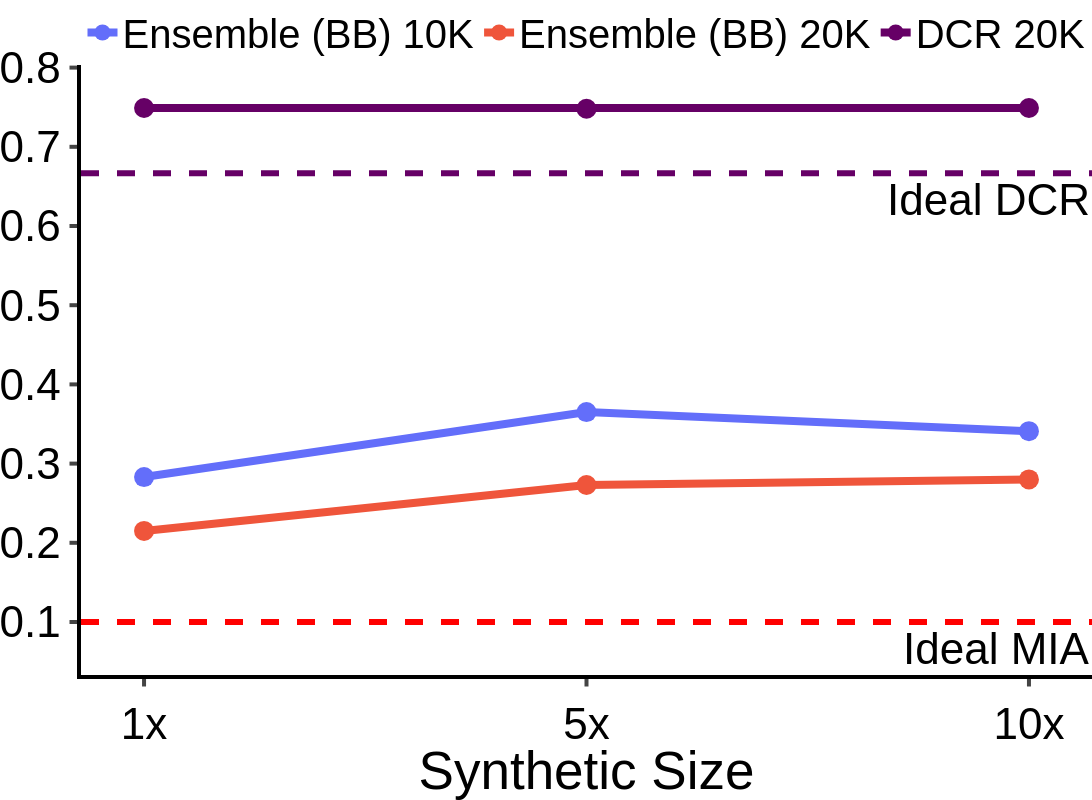

The cell this chart's notebook holds for it:
### Code cell
df = {"Synthetic Size": synthetic_size, "Ensemble (BB) 10K": bb_10k, "Ensemble (BB) 20K": bb_20k, "DCR 20K": dcr_20k}

fig = px.line(
    data_frame=df,
    x="Synthetic Size",
    y=["Ensemble (BB) 10K", "Ensemble (BB) 20K", "DCR 20K"],
    markers=True,
)
fig.data[2].line.color = "#660066"
fig.add_hline(y=0.1, line_dash="dash", line_color="red", annotation_text="Ideal MIA", annotation_position="bottom right", line_width=6)
fig.add_hline(y=2/3, line_dash="dash", line_color="#660066", annotation_text="Ideal DCR", annotation_position="bottom right", line_width=6)
fig.update_layout(
    xaxis=dict(
        tickmode='array',
        tickvals=["1x", "5x", "10x"],
    ),
)
fig.update_xaxes(
   ticks="outside", tickwidth=4, ticklen=7.5, linewidth=4, linecolor="black", tickangle=0, title_font_family="Helvetica", tickfont_family="Helvetica", tickfont_size=FONT_SIZE,
)
fig.update_yaxes(
    ticks="outside", tickwidth=4, ticklen=7.5, linewidth=4, linecolor="black", title = "Metric Score", tickangle=0, title_font_family="Helvetica", tickfont_family="Helvetica", tickfont_size=FONT_SIZE,
)
fig.update_traces(marker=dict(size=20), line=dict(width=8))

customize_figure_layout(fig)
fig.update_layout(yaxis_title=None)
save_and_display_figure(fig, "berka_ensemble_dcr_synthetic_size", plots_dir)

### Figure 1 — Plotly figure (JSON) as saved in the notebook; plotly's stock layout.template omitted (floating-point values rounded to 4 significant figures)
{"data": [{"hovertemplate": "variable=Ensemble (BB) 10K<br>Synthetic Size=%{x}<br>value=%{y}<extra></extra>", "legendgroup": "Ensemble (BB) 10K", "line": {"color": "#636efa", "dash": "solid", "width": 8}, "marker": {"size": 20, "symbol": "circle"}, "mode": "lines+markers", "name": "Ensemble (BB) 10K", "orientation": "v", "showlegend": true, "type": "scatter", "x": ["1x", "5x", "10x"], "xaxis": "x", "y": [0.283, 0.365, 0.341], "yaxis": "y"}, {"hovertemplate": "variable=Ensemble (BB) 20K<br>Synthetic Size=%{x}<br>value=%{y}<extra></extra>", "legendgroup": "Ensemble (BB) 20K", "line": {"color": "#EF553B", "dash": "solid", "width": 8}, "marker": {"size": 20, "symbol": "circle"}, "mode": "lines+markers", "name": "Ensemble (BB) 20K", "orientation": "v", "showlegend": true, "type": "scatter", "x": ["1x", "5x", "10x"], "xaxis": "x", "y": [0.215, 0.273, 0.28], "yaxis": "y"}, {"hovertemplate": "variable=DCR 20K<br>Synthetic Size=%{x}<br>value=%{y}<extra></extra>", "legendgroup": "DCR 20K", "line": {"color": "#660066", "dash": "solid", "width": 8}, "marker": {"size": 20, "symbol": "circle"}, "mode": "lines+markers", "name": "DCR 20K", "orientation": "v", "showlegend": true, "type": "scatter", "x": ["1x", "5x", "10x"], "xaxis": "x", "y": [0.749, 0.748, 0.749], "yaxis": "y"}], "layout": {"annotations": [{"showarrow": false, "text": "Ideal MIA", "x": 1, "xanchor": "right", "xref": "x domain", "y": 0.1, "yanchor": "top", "yref": "y"}, {"showarrow": false, "text": "Ideal DCR", "x": 1, "xanchor": "right", "xref": "x domain", "y": 0.6667, "yanchor": "top", "yref": "y"}], "font": {"color": "black", "family": "Helvetica", "size": 44}, "height": 800, "legend": {"font": {"size": 40}, "orientation": "h", "title": {"font": {"family": "Helvetica"}, "text": ""}, "tracegroupgap": 0, "valign": "top", "x": 0.5, "xanchor": "center", "y": 1, "yanchor": "bottom"}, "margin": {"b": 0, "l": 0, "pad": 0, "r": 0, "t": 40}, "plot_bgcolor": "white", "shapes": [{"line": {"color": "red", "dash": "dash", "width": 6}, "type": "line", "x0": 0, "x1": 1, "xref": "x domain", "y0": 0.1, "y1": 0.1, "yref": "y"}, {"line": {"color": "#660066", "dash": "dash", "width": 6}, "type": "line", "x0": 0, "x1": 1, "xref": "x domain", "y0": 0.6667, "y1": 0.6667, "yref": "y"}], "title": {"font": {"family": "Helvetica"}, "x": 0.5, "y": 0.99}, "width": 1200, "xaxis": {"anchor": "y", "automargin": true, "domain": [0, 1], "linecolor": "black", "linewidth": 4, "tickangle": 0, "tickfont": {"family": "Helvetica", "size": 44}, "ticklen": 7.5, "tickmode": "array", "ticks": "outside", "tickvals": ["1x", "5x", "10x"], "tickwidth": 4, "title": {"font": {"family": "Helvetica"}, "text": "Synthetic Size"}}, "yaxis": {"anchor": "x", "automargin": true, "domain": [0, 1], "linecolor": "black", "linewidth": 4, "tickangle": 0, "tickfont": {"family": "Helvetica", "size": 44}, "ticklen": 7.5, "ticks": "outside", "tickwidth": 4, "title": {}}}}
